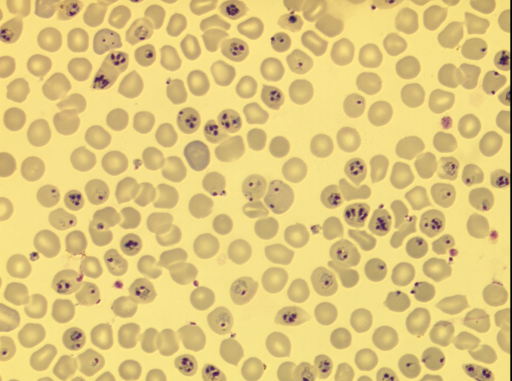
%> input picture a62.tif, 512 x 381 px
$ octave main2.m   (GNU Octave 9; MATLAB toolbox functions it lacks are replaced by stand-ins)
%> lines starting %> are read from the running program, lines starting %| are printed output that depends on the picture; in (x1, y1, x2, y2) boxes, pixels count from 0 and x2, y2 are one past the last pixel; in counts of white or black regions, pixels touching at a corner belong together; the program's own positions count from 1
### generateCoefficients.m

function coefficients = generateCoefficients()
    %generating coefficients
    redChannel = 0;
    blueChannel = 0;
    greenChannel = 0;

    MAX_VALUE = 1;
    iterations = 10;
    coefficients =[];


    for i = (0:iterations)
        if (redChannel + greenChannel + blueChannel < MAX_VALUE)
            coefficients = [coefficients; [redChannel, greenChannel, blueChannel]];
        end
        %1st loop
        for j = (0:iterations)
            greenChannel = greenChannel + 0.1;
                if (redChannel + greenChannel + blueChannel < MAX_VALUE)
                    coefficients = [coefficients; [redChannel, greenChannel, blueChannel]];
                end

                %inner loop
                for s = (0:iterations)
                    blueChannel = blueChannel + 0.1;
                    if (redChannel + greenChannel + blueChannel < MAX_VALUE)
                        coefficients = [coefficients; [redChannel, greenChannel, blueChannel]];
                    end
                end
                blueChannel = 0;
        end

        %2nd loop

        for m = (0:iterations)
            blueChannel = blueChannel + 0.1;
            if (redChannel + greenChannel + blueChannel < MAX_VALUE)
                coefficients = [coefficients; [redChannel, greenChannel, blueChannel]];
            end
        end

        redChannel = redChannel + 0.1;
        greenChannel = 0;
        blueChannel = 0;

    end
end


% histogram calculations
% choose nmax and nmin 255 or 0
% calculate max and min value of current value
%     max of max of i

### bestWeightsWithRms.m
function [bestWeightsWithRms] = bestWeightsWithRms(imgToConvert)
    vals = generateCoefficients();

    bestWeightsWithRms = [];

    rgbImage = imread(imgToConvert);

    redChannel = rgbImage(:,:,1); % Red channel
    greenChannel = rgbImage(:,:,2); % Green channel
    blueChannel = rgbImage(:,:,3); % Blue channel


    for i = (1:(size(vals,1)))
        greyScaleImg = vals(i,1) * redChannel + vals (i,2) * greenChannel + vals (i,3) * blueChannel;
        rmsValue = rmsContrast(greyScaleImg);

        bestWeightsWithRms =[bestWeightsWithRms; [rmsValue, vals(i,1), vals(i,2), vals(i,3)]];

    end


    %sorting it out
    bestWeightsWithRms = sortrows(bestWeightsWithRms);
    bestWeightsWithRms = bestWeightsWithRms(183:185,:);
end

### rmsContrast.m
function RMS = rmsContrast(greyScaleImg)
    greyScaleImgAvg = mean(greyScaleImg(:));

    Isquare = (greyScaleImg - greyScaleImgAvg).^2;
    Isum=sum(sum(Isquare));
    SqrtI = Isum.^0.5;

    [M,N]= size(greyScaleImg);

    RMS = SqrtI / ((M*N).^0.5);
end

### getOptimizedGreyImage.m
function [greyScaleImage,RMS] = getOptimizedGreyImage(img,weightRank)


    imgWeights = bestWeightsWithRms(img);
%> in bestWeightsWithRms, rgbImage is the input picture: size 381x512x3 uint8; mean R, G, B 224, 199.9, 125.9
%> in bestWeightsWithRms, `redChannel = rgbImage(:,:,1);`:
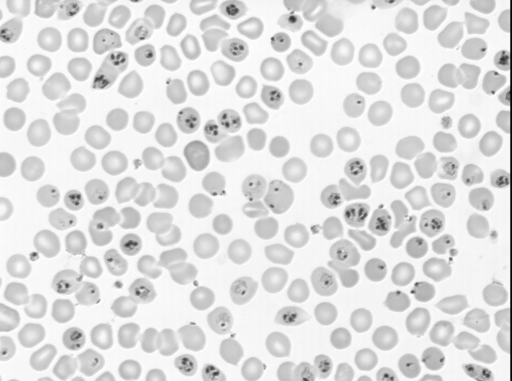
%> redChannel: size 381x512 uint8; min 0, max 255, mean 224
%> in bestWeightsWithRms, `greenChannel = rgbImage(:,:,2);`:
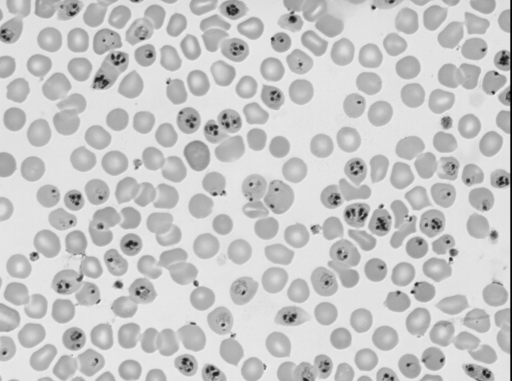
%> greenChannel: size 381x512 uint8; min 1, max 239, mean 199.9
%> in bestWeightsWithRms, `blueChannel = rgbImage(:,:,3);`:
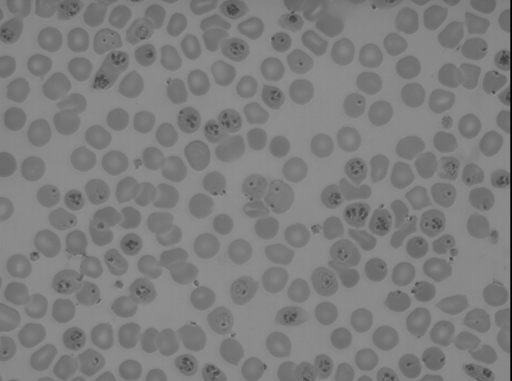
%> blueChannel: size 381x512 uint8; min 0, max 151, mean 125.9
%> the loop in bestWeightsWithRms, `for i = (1:(size(vals,1)))` made 185 passes
%> rmsValue on passes 1, 4, 5: 0, 3.6, 4.1
%> pass 2, in rmsContrast (call 2), `Isquare = (greyScaleImg - greyScaleImgAvg).^2;`:
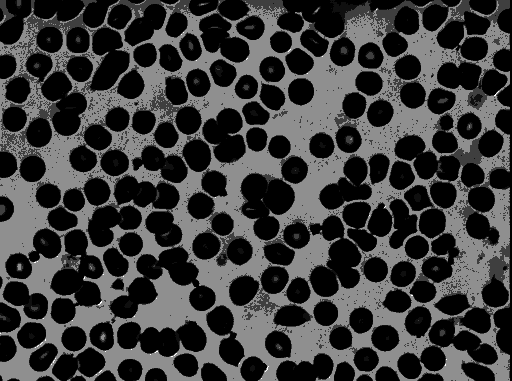
%> Isquare: size 381x512 uint8; min 0, max 16, mean 3.72; drawn with min black and max white
%> after the loop in bestWeightsWithRms, `for i = (1:(size(vals,1)))`: bestWeightsWithRms = 185 rows, first 8: [0 0 0 0; 1.93 0 0.1 0; 2.5 0 0.1 0.1; 3.6 0 0.1 0.2; 4.1 0 0.1 0.3; 5.26 0 0.1 0.4; 5.92 0 0.1 0.5; 6.24 0 0.1 0.6]
%> in bestWeightsWithRms, `bestWeightsWithRms = sortrows(bestWeightsWithRms);`: bestWeightsWithRms = 185 rows, first 8: [0 0 0 0; 1.29 0.1 0 0; 1.93 0 0.1 0; 2.5 0 0.1 0.1; 3.03 0.2 0 0; 3.2 0.1 0.1 0; 3.59 0 0.2 0; 3.6 0 0.1 0.2]
%> in bestWeightsWithRms, `bestWeightsWithRms = bestWeightsWithRms(183:185,:);`: bestWeightsWithRms = [11.13 0.7 0.2 0.1; 11.14 0.1 0.9 0; 11.16 1 0 0]
%> imgWeights = [11.13 0.7 0.2 0.1; 11.14 0.1 0.9 0; 11.16 1 0 0]
    greyScaleImage = getGreyScaleImg(img, imgWeights(weightRank,2:end));
    RMS = imgWeights(weightRank,1);
%> RMS = 11.16


end
%= ans(1,2:end)

### normalizeImg.m
function normalizedImage = normalizeImg(img)

    Imax=max(max(img));
    Imin=min(min(img));


    normalizedImage=((img-Imin)* ((255-0)/(Imax-Imin))) +0;
end

### getGreyScaleImg.m
function greyScaleImg = getGreyScaleImg(img,vals)

    img = imread(img);


    redChannel = img(:,:,1); % Red channel
    greenChannel = img(:,:,2); % Green channel
    blueChannel = img(:,:,3); % Blue channel


    greyScaleImg = vals(1) * redChannel + vals (2) * greenChannel + vals (3) * blueChannel;

end

### main2.m
close all;
clear all;


imgTwoOrig = 'a62.tif';


[imgTwo, imgTwoRMS] = getOptimizedGreyImage(imgTwoOrig,3);
%> imgTwoRMS = 11.16


%figure, imshow(imgOne1); title(['ImageOne with RMS value: ', num2str(imgOneRMS1)]);

imgTwoNormalized = normalizeImg(imgTwo);
%> in normalizeImg, `Imax=max(max(img));`: Imax = 255
%> in normalizeImg, `Imin=min(min(img));`: Imin = 0
imgTwoNormalizedRMS = rmsContrast(imgTwoNormalized);
%> imgTwoNormalizedRMS = 11.16


%figure, imshow(imgOne1Normalized); title(['ImageOneNormalized with RMS value: ', num2str(imgOne1NormalizedRMS)]);

se = strel('disk',5);
imgTwoNormalizedProcessed = imclose(imgTwoNormalized,se);
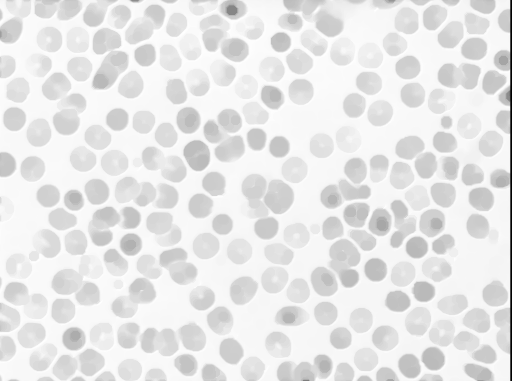
%> imgTwoNormalizedProcessed: size 381x512 uint8; min 0, max 255, mean 230.7


%figure, imshow(imgOne1NormalizedProcessed); title(['ImageOneNomarlized and PreProccssed with RMS value: ', num2str(imgOne1NormalizedRMS)]);


figure;
subplot(2,2,1),imshow(imgTwoOrig); title('imgTwo Original ');
subplot(2,2,2),imshow(imgTwo); title(['imgTwo with RMS value: ', num2str(imgTwoRMS)]);
subplot(2,2,3),imshow(imgTwoNormalized); title(['imgTwoNormalized with RMS value: ', num2str(imgTwoNormalizedRMS)]);
subplot(2,2,4),imshow(imgTwoNormalizedProcessed); title(['imgTwo PreProccssed', num2str(imgTwoNormalizedRMS)]);


%Edge Detection
BW1 = edge(imgTwoNormalizedProcessed,'sobel');
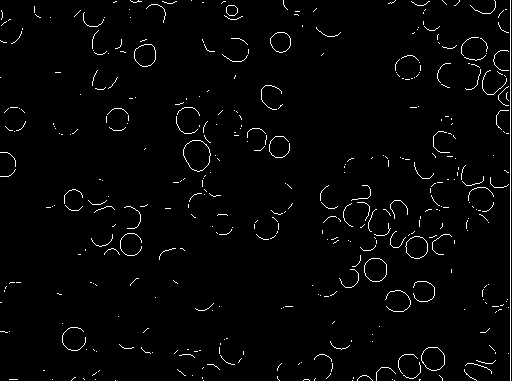
%> BW1: size 381x512 logical; 2.1% white in thin lines or dots
BW2 = edge(imgTwoNormalizedProcessed,'canny');
%> BW2: size 381x512 logical; 0.2% white in thin lines or dots, all inside (x1, y1, x2, y2) = (130, 1, 511, 380)
BW3 = edge(imgTwoNormalizedProcessed,'Prewitt');
%> BW3: size 381x512 logical; 1.9% white in thin lines or dots
BW4 = edge(imgTwoNormalizedProcessed,'Roberts');
%> BW4: size 381x512 logical; 1% white in thin lines or dots


figure;
imshowpair(BW1,BW2,'montage')
title('Sobel Filter                                   Canny Filter');


figure;
imshowpair(BW3,BW4,'montage')
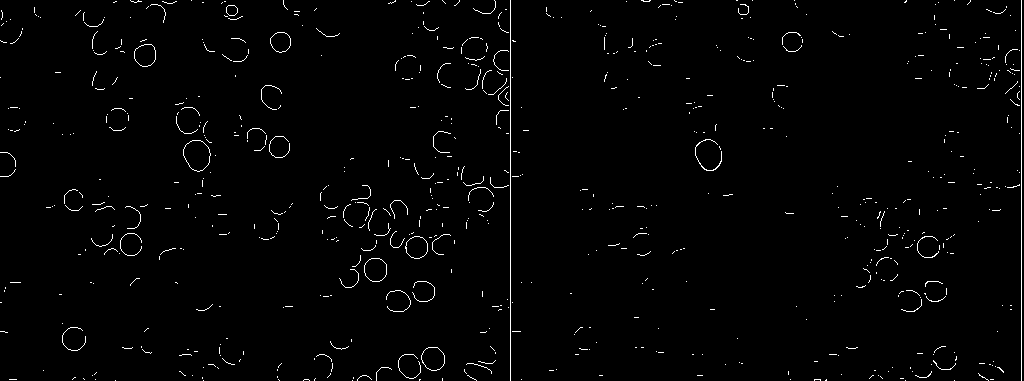
%> displayed picture: size 381x1024, on the screen's scale of 0 to 255; 1.5% white in thin lines or dots
title('Prewitt Filter                                   Roberts Filter');

$ run again, with a20.tif copied over a62.tif
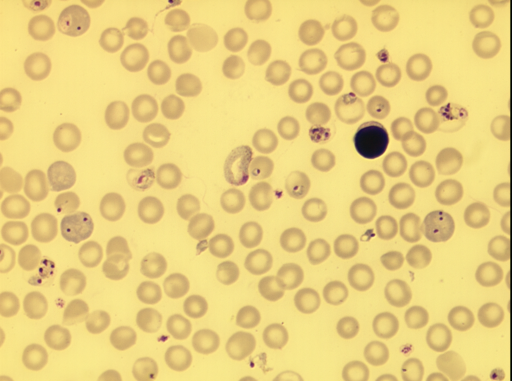
%> input picture a20.tif, 512 x 381 px
%> in bestWeightsWithRms, rgbImage is the input picture: size 381x512x3 uint8; mean R, G, B 233.1, 207.6, 128.3
%> the loop in bestWeightsWithRms, `for i = (1:(size(vals,1)))` made 185 passes
%> rmsValue on passes 1, 4, 5: 0, 3.07, 3.62
%> after the loop in bestWeightsWithRms, `for i = (1:(size(vals,1)))`: bestWeightsWithRms = 185 rows, first 8: [0 0 0 0; 1.28 0 0.1 0; 1.89 0 0.1 0.1; 3.07 0 0.1 0.2; 3.62 0 0.1 0.3; 4.13 0 0.1 0.4; 4.85 0 0.1 0.5; 5.21 0 0.1 0.6]
%> in bestWeightsWithRms, `bestWeightsWithRms = sortrows(bestWeightsWithRms);`: bestWeightsWithRms = 185 rows, first 8: [0 0 0 0; 1.28 0 0.1 0; 1.43 0.1 0 0; 1.81 0.2 0 0; 1.89 0 0.1 0.1; 2.42 0 0.2 0; 2.67 0.1 0.1 0; 3.07 0 0.1 0.2]
%> in bestWeightsWithRms, `bestWeightsWithRms = bestWeightsWithRms(183:185,:);`: bestWeightsWithRms = [11.43 0.1 0.8 0.1; 11.51 0 1 0; 11.63 0.1 0.9 0]
%> in getOptimizedGreyImage, `RMS = imgWeights(weightRank,1);`: RMS = 11.63
%> Imax = 245
%> Imin = 2
%> imgTwoNormalizedRMS = 11.63
%> `BW1 = edge(imgTwoNormalizedProcessed,'sobel');`:
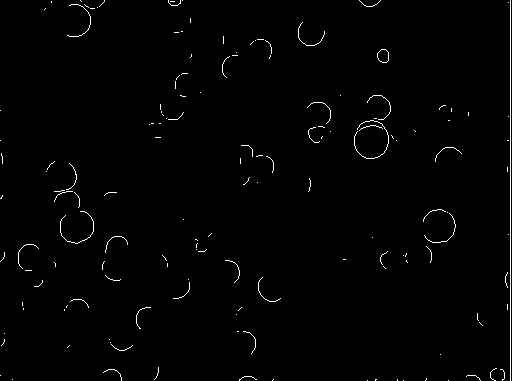
%> BW1: size 381x512 logical; 1% white in thin lines or dots
%> BW2: size 381x512 logical; 0.27% white in thin lines or dots, all inside (x1, y1, x2, y2) = (168, 1, 511, 380)
%> BW3: size 381x512 logical; 0.96% white in thin lines or dots
%> BW4: size 381x512 logical; 0.69% white in thin lines or dots
%> `imshowpair(BW3,BW4,'montage')`:
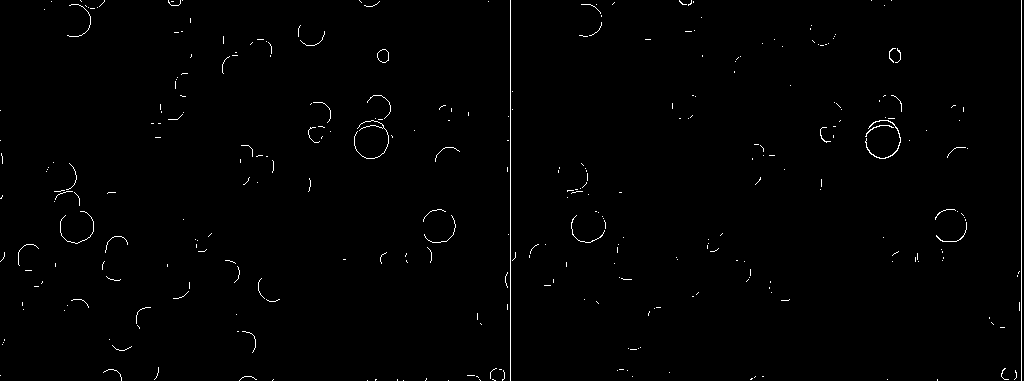
%> displayed picture: size 381x1024, on the screen's scale of 0 to 255; 0.83% white in thin lines or dots

$ run again, with a8.tif copied over a62.tif
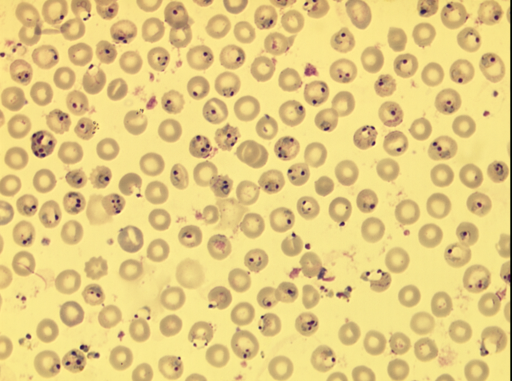
%> input picture a8.tif, 512 x 381 px
%> in bestWeightsWithRms, rgbImage is the input picture: size 381x512x3 uint8; mean R, G, B 228.9, 204.1, 131.2
%> the loop in bestWeightsWithRms, `for i = (1:(size(vals,1)))` made 185 passes
%> rmsValue on passes 1, 4, 5: 0, 3.27, 4.25
%> after the loop in bestWeightsWithRms, `for i = (1:(size(vals,1)))`: bestWeightsWithRms = 185 rows, first 8: [0 0 0 0; 2.15 0 0.1 0; 2.32 0 0.1 0.1; 3.27 0 0.1 0.2; 4.25 0 0.1 0.3; 5.12 0 0.1 0.4; 6.23 0 0.1 0.5; 6.97 0 0.1 0.6]
%> in bestWeightsWithRms, `bestWeightsWithRms = sortrows(bestWeightsWithRms);`: bestWeightsWithRms = 185 rows, first 8: [0 0 0 0; 1.43 0.1 0 0; 2.15 0 0.1 0; 2.32 0 0.1 0.1; 2.71 0.2 0 0; 3.27 0 0.1 0.2; 3.55 0 0.2 0; 3.57 0.1 0.1 0]
%> in bestWeightsWithRms, `bestWeightsWithRms = bestWeightsWithRms(183:185,:);`: bestWeightsWithRms = [11.77 0.7 0.2 0.1; 11.81 1 0 0; 11.88 0.9 0.1 0]
%> in getOptimizedGreyImage, `RMS = imgWeights(weightRank,1);`: RMS = 11.88
%> Imax = 254
%> Imin = 0
%> imgTwoNormalizedRMS = 11.88
%> `BW1 = edge(imgTwoNormalizedProcessed,'sobel');`:
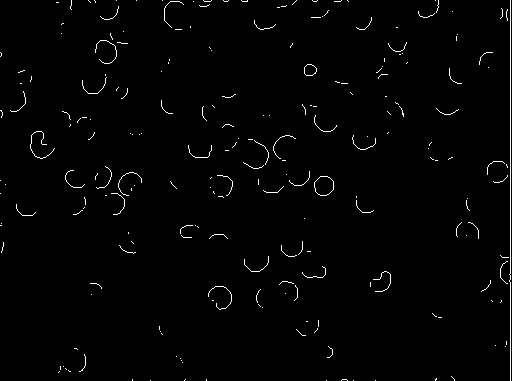
%> BW1: size 381x512 logical; 1.3% white in thin lines or dots
%> BW2: size 381x512 logical; 0.19% white in thin lines or dots, all inside (x1, y1, x2, y2) = (509, 1, 511, 380)
%> BW3: size 381x512 logical; 1.2% white in thin lines or dots
%> BW4: size 381x512 logical; 0.94% white in thin lines or dots
%> `imshowpair(BW3,BW4,'montage')`:
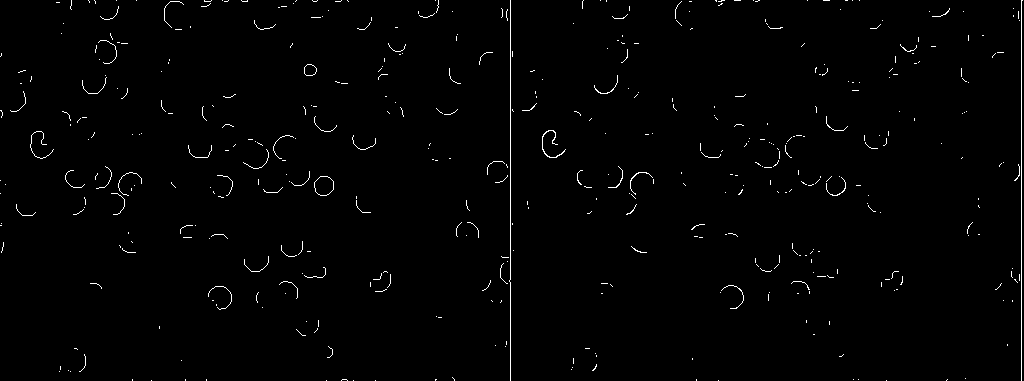
%> displayed picture: size 381x1024, on the screen's scale of 0 to 255; 1.1% white in thin lines or dots
